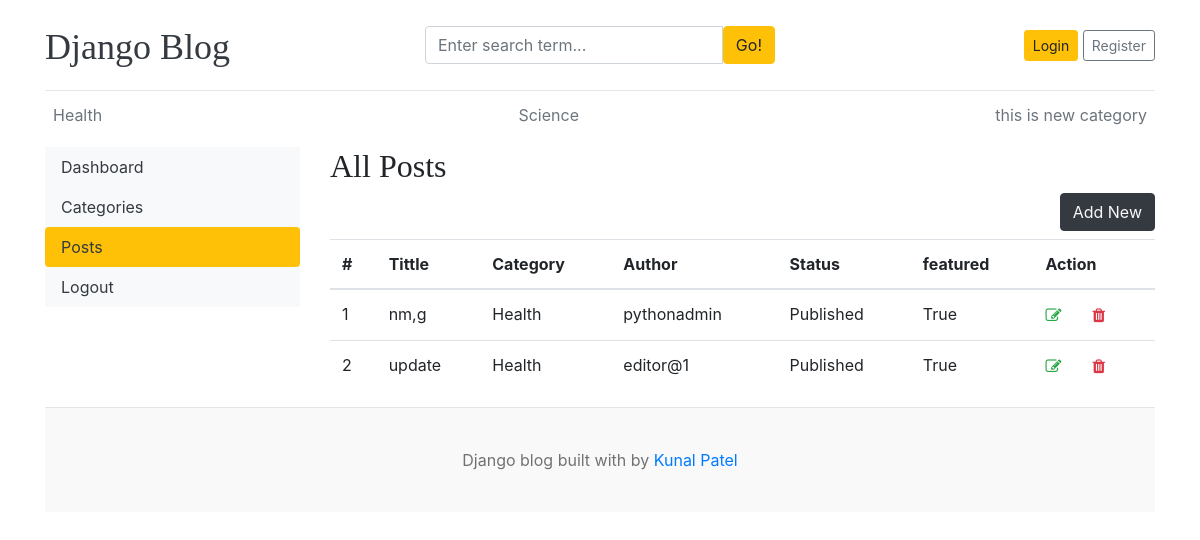
The app's page /dashboard/posts/ with its own data.
### blogs/models.py (models this page shows, shortened)
class Category(models.Model):
    category_name = models.CharField(max_length=50, unique=True)
    created_at = models.DateTimeField(auto_now_add=True)
    updated_at = models.DateTimeField(auto_now=True)
    class Meta:
        verbose_name_plural = 'categories'
    def __str__(self):
        return self.category_name

class Blog(models.Model):
    title = models.CharField(max_length=100)
    slug = models.SlugField(max_length=150, unique=True, blank=True)
    category = models.ForeignKey(Category, on_delete=models.CASCADE)
    author = models.ForeignKey(User, on_delete=models.CASCADE)
    featured_image = models.ImageField(upload_to='uploads/%Y/%m/%d')
    short_description = models.TextField(max_length=500)
    blog_body = models.TextField(max_length=2000)
    status = models.CharField(max_length=20, choices=STATUS_CHOICES, default="Draft")
    is_featured = models.BooleanField(default=False)
    created_at = models.DateTimeField(auto_now_add=True)
    updated_at = models.DateTimeField(auto_now=True)

### dashboards/views.py (the view)
# urls.py: path('posts/', views.posts, name='posts'),
def posts(request):
    posts = Blog.objects.all()
    context = {
        'posts': posts,
    }
    return render(request, 'dashboard/posts.html', context)

### blogs/context_processors.py (called while the page is built)
def get_categories(request):
    categories = Category.objects.all()
    return dict(categories=categories)

def get_social_links(request):
    social_links  = SocialLink.objects.all()
    return dict(social_links=social_links)

### templates/dashboard/posts.html (shortened to what this page needs)
{% extends 'base.html' %}
{% block content %}
<div class="row">
  {% include 'dashboard/sidebar.html' %}
  <div class="col-md-9">
    <h2>All Posts</h2>
    <a href="{% url 'add_post' %}" class="btn btn-dark text-light float-right mb-2">Add New</a>
    <table class="table table-hover">
      <thead>
        <tr>
          <th>#</th>
          <th>Tittle</th>
          <th>Category</th>
          <th>Author</th>
          <th>Status</th>
          <th>featured</th>
          <th>Action</th>
        </tr>
      </thead>
      <tbody>
        {% for post in posts %}
        <tr>
          <td>{{ forloop.counter }}</td>
          <td>{{ post.title }}</td>
          <td>{{ post.category }}</td>
          <td>{{ post.author }}</td>
          <td>{{ post.status }}</td>
          <td>{{ post.is_featured }}</td>
          <td>
            <a href="{% url 'edit_post' post.id%}">
              <i class="fa fa-edit text-success"></i>
            </a>
            <form action="" method="post" style="display:inline;">
              <button type="submit" style="border:none; background:none;">
                <i class="fa fa-trash text-danger"></i>
              </button>
            </form>
          </td>
        </tr>
        {% empty %}
        <tr>
          <td colspan="5" class="text-center">No categories found.</td>
        </tr>
        {% endfor %}
      </tbody>
    </table>
  </div>
</div>
{% endblock %}

### templates/base.html (shortened to what this page needs)
{% load static %}
<!DOCTYPE html>
<html lang="en">
<head>
    <link href="https://getbootstrap.com/docs/4.0/dist/css/bootstrap.min.css" rel="stylesheet">
    <link href="{% static 'css/blog.css' %}" rel="stylesheet">
    <link rel="stylesheet" href="https://cdnjs.cloudflare.com/ajax/libs/font-awesome/4.7.0/css/font-awesome.min.css">
</head>
<body>
    <div class="container">
      <header class="blog-header py-3">
        <div class="row flex-nowrap justify-content-between align-items-center">
          <div class="col-4 pt-1">
            <a class="blog-header-logo text-dark" href="/">Django Blog</a>
          </div>
          <div class="col-4">
            <form action="{% url 'search' %}" method="GET">
                <div class="input-group">
                    <input class="form-control" type="text"  name="keyword" placeholder="Enter search term..." aria-label="Enter search term..." aria-describedby="button-search" />
                    <button type="submit" class="btn btn-warning" id="button-search" type="button">Go!</button>
                  </div>
            </form>
          </div>
        <div class="col-4 d-flex justify-content-end align-items-center">
    {% if not user.is_authenticated %}
    <a class="btn btn-sm btn-warning" href="{% url 'login' %}">Login</a> &nbsp;
    <a class="btn btn-sm btn-outline-secondary" href="{% url 'register' %}">Register</a>
    {% else %}
    <span><a href="{% url 'dashboard' %}">Dashboard</a></span>
    &emsp;
    <span><a href="{% url 'logout' %}">Logout</a></span>
    {% endif %}
</div>
        </div>
      </header>
      <div class="nav-scroller py-1 mb-2">
        <nav class="nav d-flex justify-content-between">
          {% for cat in categories %}
          <a class="p-2 text-muted" href="{% url 'posts_by_category' cat.id %}">{{ cat.category_name }}</a>
          {% endfor %}
        </nav>
      </div>
      {% block content %}
      {% endblock %}
    <footer class="blog-footer">
      <p>Django blog built with by <a href="#">Kunal Patel</a></p>
    </footer>
    </body>
</html>

### blog_main/static/css/blog.css (style rules this page uses)
.blog-header { border-bottom: 1px solid #e5e5e5; }
.blog-header-logo { font-family: "Playfair Display", Georgia, "Times New Roman", serif; font-size: 2.25rem; }
h1, h2, h3, h4, h5, h6 { font-family: "Playfair Display", Georgia, "Times New Roman", serif; }
.blog-footer { padding: 2.5rem 0; color: #727272; text-align: center; background-color: #f9f9f9; border-top: .05rem solid #e5e5e5; }
.blog-footer p:last-child { margin-bottom: 0; }

### records on screen
Category: category_name "Health"
Category: category_name "Science"
Category: category_name "this is new category"
Blog: title "nm,g", category "Health", author "pythonadmin", status "Published", is_featured "True"
Blog: title "update", category "Health", author "editor@1", status "Published", is_featured "True"
